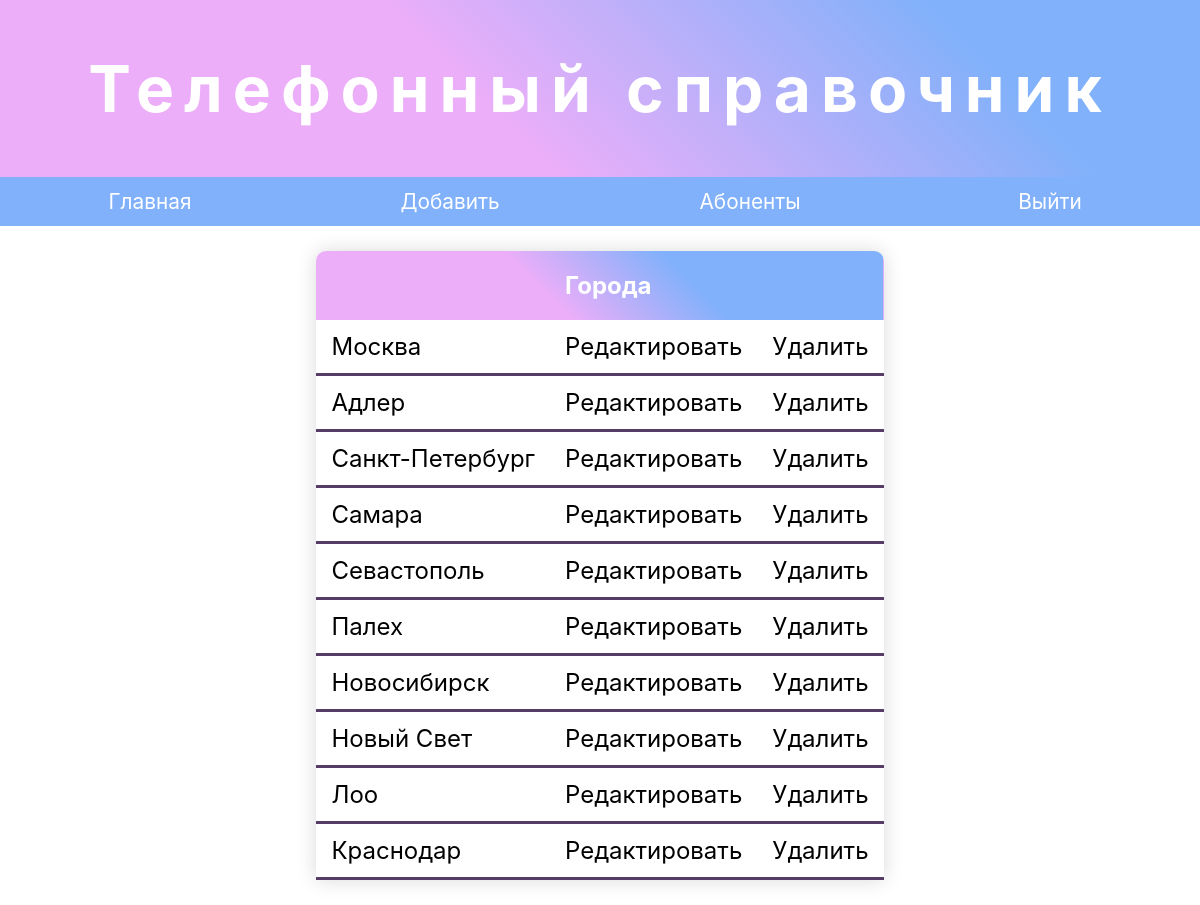
Page /city_index.php on the committed database.
### tables this page shows
CREATE TABLE `city` (
  `id` int NOT NULL AUTO_INCREMENT,
  `name` varchar(45) DEFAULT NULL,
  PRIMARY KEY (`id`)
);

### city_index.php (the view, shortened to what this page needs)
<?php
        require_once 'conf/db_connection.php';
        $cities = mysqli_query($connect,"SELECT * FROM city ORDER BY name ASC ");
?>
<!DOCTYPE html>
<html lang="ru">
<head>
    <link rel="stylesheet" type="text/css" href="styles.css">
</head>
<body>
    <h1>Телефонный справочник</h1>
   <div class="head-menu">
        <div class="box">
            <a href="index_adm.php">Главная</a>
        </div>
        <div class="box show-adding-form">
            Добавить
        </div>
        <div class="box">
            <a href="index_adm.php">Абоненты</a>
        </div>
        <div class="box">
            <a href="index.php">Выйти</a>
        </div>
    </div>
    <div class="table-container">
        <table class="content-table">
            <thead>
                <tr>
                    <th></th>
                    <th>Города</th>
                    <th></th>
                </tr>
            </thead>
            <?php
                    $cities = mysqli_query($connect,"SELECT * FROM city ");
                    $cities = mysqli_fetch_all($cities);
            foreach($cities as $city) {
            ?>
            <tbody>
                <tr>
                    <td><?= $city[1] ?></td>
                    <td><a href="city.php?id=<?= $city[0] ?>">Редактировать</a></td>
                    <td><a href="vendor/delete_city.php?id=<?= $city[0] ?>">Удалить</a></td>
                </tr>
            </tbody>
        <?php
        }
        ?>
        </table>
    </div>
</body>
</html>

### styles.css (style rules this page uses)
* { padding: 0; margin: 0; list-style-type: none; text-decoration: none; text-transform:none; }
.table-container { font-family:-apple-system, BlinkMacSystemFont, 'Segoe UI', Roboto, Oxygen, Ubuntu, Cantarell, 'Open Sans', 'Helvetica Neue', sans-serif; }
h1 { color: rgb(255, 255, 255); text-align: center; font-size: 4em; padding: 50px; background-color: #00f942; letter-spacing: 10px; font-family:-apple-system, BlinkMacSystemFont, 'Segoe UI', Roboto, Oxygen, Ubuntu, Cantarell, 'Open Sans', 'Helvetica Neue', sans-serif; background:-webkit-linear-gradient(45deg,#edaef9 40%,#81b1fa 80%); }
@media (min-width: 525px) { .head-menu { display: flex; align-items: stretch; flex-direction: row; align-items: center; } }
.box { text-align: center; flex: 1; vertical-align: middle; cursor: pointer; color: #fff; }
.head-menu div { background-color: #81b1fa; font-size: 1.3em; padding: 12px; font-family:-apple-system, BlinkMacSystemFont, 'Segoe UI', Roboto, Oxygen, Ubuntu, Cantarell, 'Open Sans', 'Helvetica Neue', sans-serif; }
a { color: #fff; cursor: pointer; font-family:-apple-system, BlinkMacSystemFont, 'Segoe UI', Roboto, Oxygen, Ubuntu, Cantarell, 'Open Sans', 'Helvetica Neue', sans-serif; }

### city_index.php (style rules this page uses)
.table-container { position: static; margin-left: 5%; width: 90%; display: flex; justify-content: center; height: auto; }
.content-table { border-collapse: collapse; margin: 25px 0; font-size: 1.5em; min-width: 400px; border-radius: 10px 10px 0 0; overflow: hidden; box-shadow: 0 0 20px rgba(0, 0, 0, 0.15); }
.content-table thead tr { background: -webkit-linear-gradient(45deg,#edaef9 40%,#81b1fa 65%); }
.content-table tbody td a { color: #000; }
.box { text-align: center; flex: 1; vertical-align: middle; cursor: pointer; color: #fff; }
.content-table thead th { color: #fff; text-align: left; font-weight: bold; padding: 20px 15px; }
h1 { color: rgb(255, 255, 255); text-align: center; font-size: 4em; padding: 50px; background-color: #00f942; letter-spacing: 10px; font-family:-apple-system, BlinkMacSystemFont, 'Segoe UI', Roboto, Oxygen, Ubuntu, Cantarell, 'Open Sans', 'Helvetica Neue', sans-serif; background:-webkit-linear-gradient(45deg,#edaef9 40%,#81b1fa 80%); }
.content-table th, .content-table td { padding: 12px 15px; text-align: left; }
.content-table tbody tr { border-bottom: 1px solid silver ; }
.content-table tbody tr:last-of-type { border-bottom: 3px solid #553D67; }

### rows in the picture
city: name "Москва"
city: name "Адлер"
city: name "Санкт-Петербург"
city: name "Самара"
city: name "Севастополь"
city: name "Палех"
city: name "Новосибирск"
city: name "Новый Свет"
city: name "Лоо"
city: name "Краснодар"
